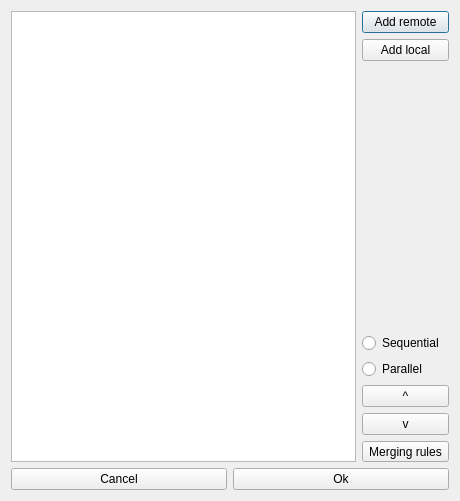
<?xml version="1.0" encoding="UTF-8"?>
<ui version="4.0">
 <class>LogfileMerger</class>
 <widget class="QDialog" name="LogfileMerger">
  <property name="geometry">
   <rect>
    <x>0</x>
    <y>0</y>
    <width>460</width>
    <height>501</height>
   </rect>
  </property>
  <property name="windowTitle">
   <string>Import multiple files</string>
  </property>
  <layout class="QVBoxLayout" name="verticalLayout_3">
   <item>
    <layout class="QHBoxLayout" name="horizontalLayout">
     <item>
      <widget class="QTreeWidget" name="availableFiles">
       <property name="acceptDrops">
        <bool>true</bool>
       </property>
       <property name="dragEnabled">
        <bool>true</bool>
       </property>
       <property name="dragDropMode">
        <enum>QAbstractItemView::DragDrop</enum>
       </property>
       <property name="defaultDropAction">
        <enum>Qt::ActionMask</enum>
       </property>
       <attribute name="headerVisible">
        <bool>false</bool>
       </attribute>
       <column>
        <property name="text">
         <string notr="true">1</string>
        </property>
       </column>
      </widget>
     </item>
     <item>
      <layout class="QVBoxLayout" name="verticalLayout_4">
       <item>
        <widget class="QPushButton" name="addRemote">
         <property name="text">
          <string>Add remote</string>
         </property>
        </widget>
       </item>
       <item>
        <widget class="QPushButton" name="addLocal">
         <property name="text">
          <string>Add local</string>
         </property>
        </widget>
       </item>
       <item>
        <spacer name="verticalSpacer">
         <property name="orientation">
          <enum>Qt::Vertical</enum>
         </property>
         <property name="sizeHint" stdset="0">
          <size>
           <width>20</width>
           <height>40</height>
          </size>
         </property>
        </spacer>
       </item>
       <item>
        <widget class="QRadioButton" name="sequentialMerge">
         <property name="text">
          <string>Sequential</string>
         </property>
        </widget>
       </item>
       <item>
        <widget class="QRadioButton" name="parallelMerge">
         <property name="text">
          <string>Parallel</string>
         </property>
        </widget>
       </item>
       <item>
        <widget class="QPushButton" name="fileUp">
         <property name="text">
          <string>^</string>
         </property>
        </widget>
       </item>
       <item>
        <widget class="QPushButton" name="fileDown">
         <property name="text">
          <string>v</string>
         </property>
        </widget>
       </item>
       <item>
        <widget class="QToolButton" name="mergingRules">
         <property name="text">
          <string>Merging rules</string>
         </property>
        </widget>
       </item>
      </layout>
     </item>
    </layout>
   </item>
   <item>
    <layout class="QHBoxLayout" name="horizontalLayout_2">
     <item>
      <widget class="QPushButton" name="rejectSplit">
       <property name="text">
        <string>Cancel</string>
       </property>
      </widget>
     </item>
     <item>
      <widget class="QPushButton" name="acceptSplit">
       <property name="text">
        <string>Ok</string>
       </property>
      </widget>
     </item>
    </layout>
   </item>
  </layout>
 </widget>
 <resources/>
 <connections/>
</ui>
